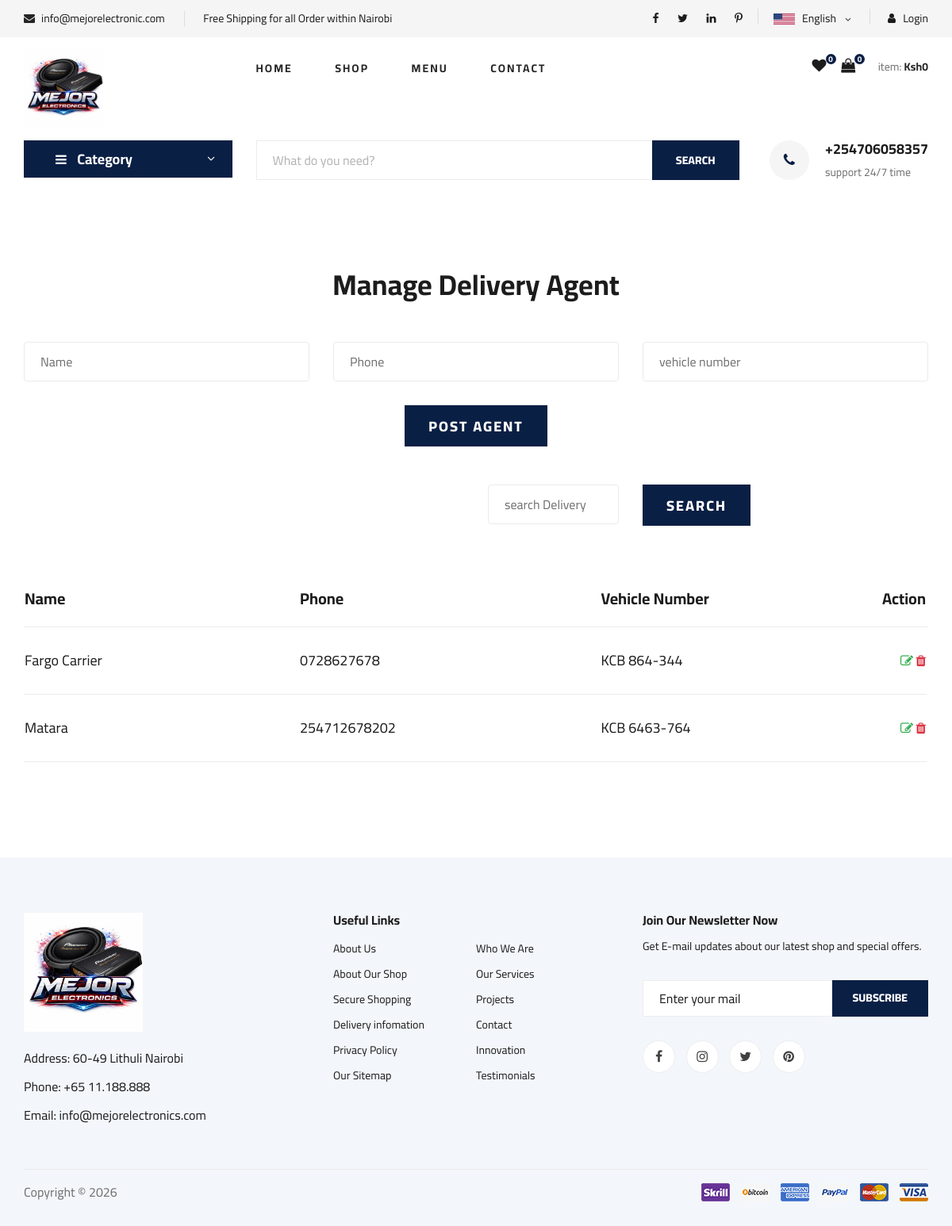
The app's page /addAgent with its own data.
### demoapp/models.py (models this page shows, shortened)
class DeliveryAgent(models.Model):
    name = models.CharField(max_length=100)
    phone = models.CharField(max_length=20)
    vehicle_number = models.CharField(max_length=50, blank=True, null=True)

### demoapp/views.py (the view)
# urls.py: path("addAgent",views.addAgent,name="addAgent"),
def addAgent(request):
    if request.method == "POST":
        form = DeliveryAgentForm(request.POST)
        if form.is_valid():
            form.save()
            messages.success(request, "Saved successfully")
            return redirect('addAgent')  # change to your URL
        else:
            messages.success(request, "Failed successfully")
            return redirect('addAgent')  # change to your URL
    else:
        form = DeliveryAgentForm()
    agents = DeliveryAgent.objects.all()
    return render(request,'addAgent.html', {'form': form,'agents': agents})

### demoapp/forms.py (shortened to what this page needs)
class DeliveryAgentForm(forms.ModelForm):
    class Meta:
        model = DeliveryAgent
        fields = ['name', 'phone', 'vehicle_number']

### demoapp/context_processors.py (called while the page is built)
def product_list(request):
    return {
        "product_list": Product.objects.all()
    }

def favorite_count(request):
    count = 0
    if request.user.is_authenticated:
        count = Favorite.objects.filter(user=request.user).count()
    return {
        "favorite_count": count
    }

def cart_total(request):
    cart = request.session.get('cart', {})
    subtotal = 0
    cart_count = 0
    for item in cart.values():
        subtotal += Decimal(item['price']) * item['quantity']
        cart_count += item['quantity']
    return {
        "subtotal": subtotal,
        "cart_count": cart_count
    }

### templates/addAgent.html (shortened to what this page needs)
{% extends 'master.html' %}
{% load static %}
{% block content%}
<div class="contact-form spad">
    <div class="container">
        <div class="row">
            <div class="col-lg-12">
                <div class="contact__form__title">
                    <h2>Manage Delivery Agent</h2>
                </div>
            </div>
        </div>
        {% if agent.name %}
           <form  method="post">
        {% else %}
        <form  method="post">
        {% endif %}
            <div class="row">
                <div class="col-lg-4">
                    <input type="text" placeholder="Name" name="name" value="{{agent.name}}" >
                </div>
                <div class="col-lg-4">
                    <input type="text" placeholder="Phone" name="phone" value="{{agent.phone}}" >
                </div>
                <div class="col-lg-4">
                    <input type="text"  name="vehicle_number" placeholder="vehicle number" value="{{agent.vehicle_number}}">
                </div>
            </div>
            <div class="row">
                <div class="col-lg-12 text-center">
                    <button type="submit" class="site-btn">
                        {% if agent.name %}
                            Update Agent
                        {% else %}
                            Post Agent
                        {% endif %}
                    </button>
                </div>
            </div>
        </form>
        <div class="row mt-5">
            <div class="col-lg-6"></div>
            <div class="col-lg-4">
                <form action="{% url 'searchDelivery' %}" >
                    <div class="row">
                        <div class="col-md-6">
                            <input type="text" class="form-control" name="Deliveryname"  placeholder="search Delivery"
                                autocomplete="off" required>
                        </div>
                        <div class="col-md-6">
                            <button type="submit" class="site-btn">SEARCH</button>
                        </div>
                    </div>
                </form>
            </div>
        </div>
        <div class="row mt-5">
            <div class="col-lg-12">
                <div class="shoping__cart__table">
                    <table>
                        <thead>
                            <tr>
                                <th class="shoping__product">Name</th>
                                <th class="shoping__product">Phone</th>
                                <th class="shoping__product">Vehicle Number</th>
                                <th>Action</th>
                                <th></th>
                            </tr>
                        </thead>
                        <tbody>
                            {% for agent in agents %}
                            <tr>
                                <td class="shoping__cart__item">
                                    <h5>{{agent.name}}</h5>
                                </td>
                                 <td class="shoping__cart__item">
                                    <h5>{{agent.phone}}</h5>
                                </td>
                                <td class="shoping__cart__item">
                                    <h5>{{agent.vehicle_number}}</h5>
                                </td>
                                <td class="shoping__cart__item__close">
                                    <a href="/edit-Agent/{{agent.id}}"><i class="fa fa-edit text-success"></i></a>
                                    <a href="/delete-Agent/{{agent.id}}"><i class="fa fa-trash text-danger"></i></a>
                                </td>
                            </tr>
                            {% endfor %}
                        </tbody>
                    </table>
                     <div class="product__pagination">
                            </div>
                </div>
            </div>
        </div>
    </div>
</div>
{% endblock%}

### static/css/style.css (style rules this page uses)
html, body { height: 100%; font-family: "Cairo", sans-serif; -webkit-font-smoothing: antialiased; font-smoothing: antialiased; }
h1, h2, h3, h4, h5, h6 { margin: 0; color: #111111; font-weight: 400; font-family: "Cairo", sans-serif; }
h2 { font-size: 36px; }
h5 { font-size: 18px; }
.spad { padding-top: 100px; padding-bottom: 100px; }
.site-btn { font-size: 14px; color: #ffffff; font-weight: 800; text-transform: uppercase; display: inline-block; padding: 13px 30px 12px; background: var(--main-color); border: none; }
.product__pagination, .blog__pagination { padding-top: 10px; }
.shoping__cart__table { margin-bottom: 30px; }
.shoping__cart__table table { width: 100%; text-align: center; }
.shoping__cart__table table thead tr { border-bottom: 1px solid #ebebeb; }
.shoping__cart__table table thead th { font-size: 20px; font-weight: 700; color: #1c1c1c; padding-bottom: 20px; }
.shoping__cart__table table thead th.shoping__product { text-align: left; }
.shoping__cart__table table tbody tr td { padding-top: 30px; padding-bottom: 30px; border-bottom: 1px solid #ebebeb; }
.shoping__cart__table table tbody tr td.shoping__cart__item { width: 630px; text-align: left; }
.shoping__cart__table table tbody tr td.shoping__cart__item h5 { color: #1c1c1c; display: inline-block; }
.shoping__cart__table table tbody tr td.shoping__cart__item__close { text-align: right; }
.contact__form__title { margin-bottom: 50px; text-align: center; }
.contact__form__title h2 { color: #1c1c1c; font-weight: 700; }
.contact-form { padding-top: 80px; padding-bottom: 80px; }
.contact-form form input { width: 100%; height: 50px; font-size: 16px; color: #6f6f6f; padding-left: 20px; margin-bottom: 30px; border: 1px solid #ebebeb; border-radius: 4px; }
.contact-form form input::placeholder { color: #6f6f6f; }
.contact-form form button { font-size: 18px; letter-spacing: 2px; }
@media only screen and (min-width: 1200px) { .container { max-width: 1170px; } }

### records on screen
DeliveryAgent: name "Fargo Carrier", phone "0728627678", vehicle_number "KCB 864-344"
DeliveryAgent: name "Matara", phone "254712678202", vehicle_number "KCB 6463-764"

### other values on screen
{{ favorite_count }} "0"
{{ request.session.cart|length }} "0"
{{ subtotal }} "0"
